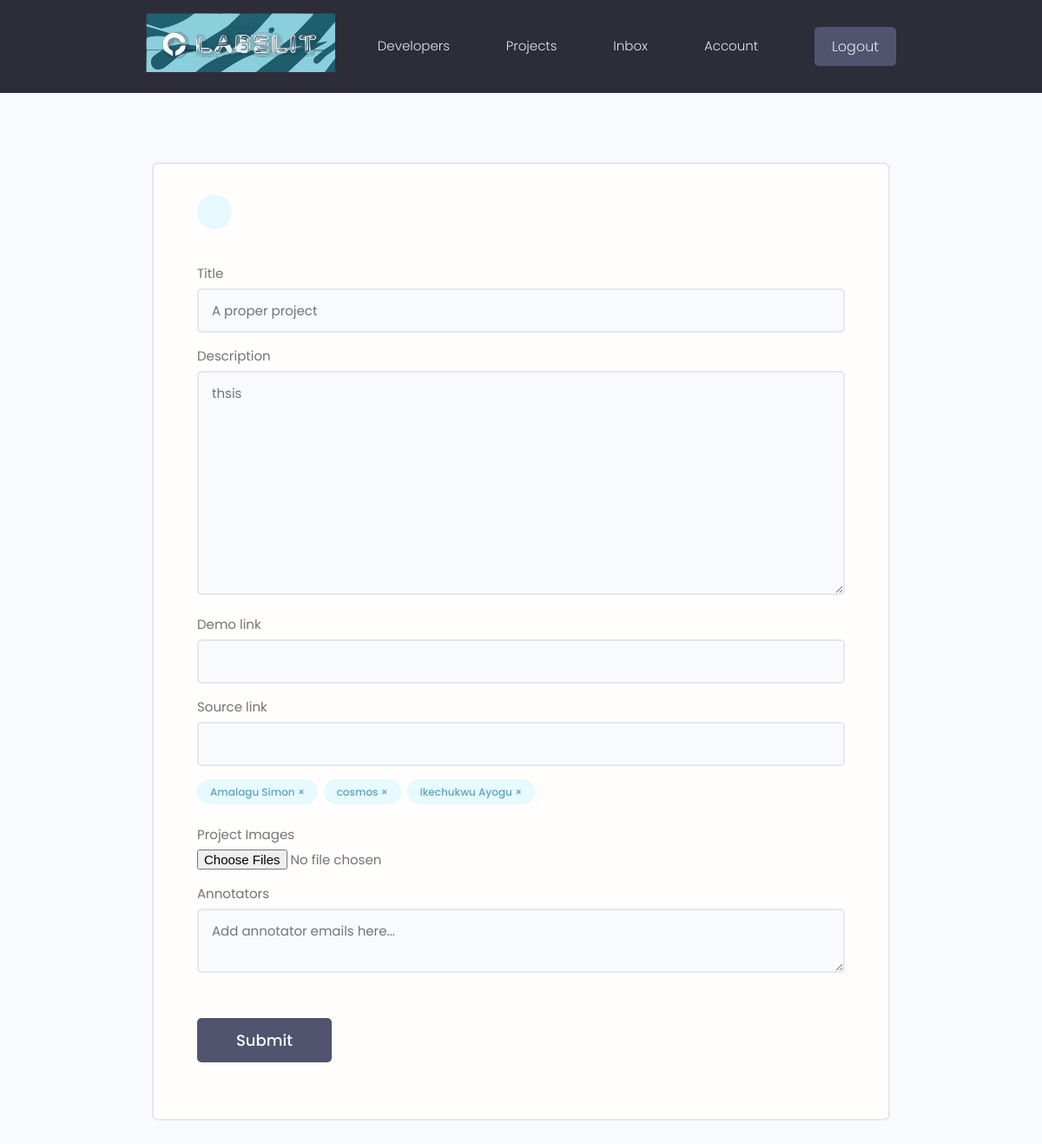
/update-project/f101a6e3cd264b71a29290ec93d46671/ (signed in), run on the app's committed database.
### label/models.py (models this page shows, shortened)
class Project(models.Model):
    manager = models.ForeignKey(
        Profile, null=True, blank=True, on_delete=models.CASCADE )
    title = models.CharField(max_length=200)
    description = models.TextField(null=True, blank=True)
    annotators = models.ManyToManyField(Profile, blank=True, related_name='annotationprojects')
    project_display_picture = models.ImageField(
        null=True, blank=True, upload_to='project_display_picture/', default="project_display_picture/default.jpg")
    featured_image = models.ManyToManyField(ImageSample, blank=True, related_name='parentprojects', default = 'default.jpg')
    demo_link = models.CharField(max_length=2000, null=True, blank=True)
    source_link = models.CharField(max_length=2000, null=True, blank=True)
    created = models.DateTimeField(auto_now_add=True)
    id = models.UUIDField(default=uuid.uuid4, unique=True,
                          primary_key=True, editable=False)
    class Meta:
        ordering = [ '-created', 'title']
    """@property
    def imageURL(self):
        try:
            url = self.featured_image.url
        except:
            url = ''
        return url"""

### users/models.py (models this page shows, shortened)
class Profile(models.Model):
    user = models.OneToOneField(
        User, on_delete=models.CASCADE, null=True, blank=True)
    name = models.CharField(max_length=200, blank=True, null=True)
    email = models.EmailField(max_length=500, blank=True, null=True)
    username = models.CharField(max_length=200, blank=True, null=True)
    location = models.CharField(max_length=200, blank=True, null=True)
    short_intro = models.CharField(max_length=200, blank=True, null=True)
    bio = models.TextField(blank=True, null=True)
    profile_image = models.ImageField(
        null=True, blank=True, upload_to='images/', default="images/Devsearch_Profile.jpg")
    created = models.DateTimeField(auto_now_add=True)
    id = models.UUIDField(default=uuid.uuid4, unique=True,
                          primary_key=True, editable=False)
    class Meta:
        ordering = ['created']

### users/views.py (the view, shortened to what this page needs)
# urls.py: path('update-project/<str:pk>/', views.updateProject, name="update-project"),
@login_required(login_url="login")
def updateProject(request, pk):
    profile = request.user.profile
    project = profile.project_set.get(id=pk)
    form = ProjectForm(instance=project)
    context = {'form': form, 'project': project}
    return render(request, "label/project-form.html", context)

### users/forms.py
class ProjectForm(ModelForm):
    class Meta:
        model = Project
        fields = ['title',  'description',
                  'demo_link', 'source_link']
        widgets = {
            'annotators': forms.CheckboxSelectMultiple(),
        }
    def __init__(self, *args, **kwargs):
        super(ProjectForm, self).__init__(*args, **kwargs)
        for name, field in self.fields.items():
            field.widget.attrs.update({'class': 'input'})

### templates/label/project-form.html (shortened to what this page needs)
<!DOCTYPE html>
{% extends "base/base.html" %}
{% block content %}
    <main class="formPage my-xl">
        <div class="content-box">
            <div class="formWrapper">
                <a class="backButton" href="#"></a>
                <br>
                <form class="form" method="POST" enctype="multipart/form-data">
                    {% for field in form %}
                    <div class="form__field">
                        <label for="formInput#text">{{field.label}}</label>
                        {{field}}
                    </div>
                    {% endfor %}
                    <div class="form__field">
                        {% for annotator in project.annotators.all %}
                        <div class="project-tag tag tag--pill tag--main" data-tag="{{annotator.id}}"
                            data-project="{{project.id}}">{{annotator.name}} &#215;</div>
                        {% endfor %}
                    </div>
                    <div class="form__field">
                        <label for="formInput#image">Project Images</label>
                        <input  type="file" multiple class="input" name="images" >
                    </div>
                    <div class="form__field">
                        <label for="formInput#text">Annotators</label>
                        <textarea class="input" name="annotators" placeholder="Add annotator emails here..."></textarea>
                    </div>
                    <input class="btn btn--sub btn--lg  my-md" type="submit" value="Submit" />
                </form>
            </div>
        </div>
    </main>
{% endblock %}

### static/styles/app.css (style rules this page uses)
:root { --color-sub: #2d2d39; }
.btn--sub { background-color: var(--color-sub-light); }
.content-box { width: 95%; max-width: 85rem; margin: 0 auto; }
.backButton { background: var(--color-main-light); color: var(--color-main); width: 4rem; height: 4rem; display: flex; align-items: center; justify-content: center; border-radius: 50%; }
.formPage .formWrapper { list-style: none; background: var(--color-white); padding: 3.5rem 5rem; border: 2px solid var(--color-light); border-radius: 0.7rem; }

### static/uikit/styles/modules/_variables.css (style rules this page uses)
:root { --color-main: #5aa5b9; --color-main-light: #e6faff; --color-sub: #3f4156; --color-sub-light: #51546e; --color-sub-lighter: #ededfd; --color-text: #737373; --color-gray: #8b8b8b; --color-light: #e5e7eb; --color-light-gray: #767676; --color-bg: #f8fafd; --color-white: #fffefd; --color-white-light: #f3f3f3; --color-success: #359e64; --color-success-bg: #def8e8; --color-error: #fc4b0b; --color-error-bg: #fff2ee; --font-base: 'Poppins', arial, helvetica, 'Segoe UI', roboto, ubuntu, sans-serif; --font-monospace: 'Fira Code', 'Courier New', courier, monospace; --font-regular: 300; --font-medium: 500; --font-bold: 700; --generic-shadow: 1px 1px 5px #00000010; --generic-transition: all 0.3s ease-in-out; }

### static/uikit/styles/modules/_base.css (style rules this page uses)
* { margin: 0; padding: 0; box-sizing: border-box; text-rendering: optimizeLegibility; color: inherit; font-size: inherit; }
html { font-size: 50%; }
@media only screen and (min-width: 480px) { html { font-size: 56.25%; } }
@media only screen and (min-width: 1200px) { html { font-size: 62.5%; } }
body { line-height: 1.6; font-weight: 400; font-size: 1.5rem; color: var(--color-text); background-color: var(--color-bg); min-height: 100vh; }

### static/uikit/styles/modules/_typography.css (style rules this page uses)
* { font-family: var(--font-base); }
a { padding-bottom: 2px; text-decoration: none; display: inline-block; color: var(--color-main); font-weight: var(--font-medium); }

### static/uikit/styles/modules/_utilities.css (style rules this page uses)
.my-md { margin: 3rem auto; }
.my-xl { margin: 8rem auto; }

### static/uikit/styles/modules/_button.css (style rules this page uses)
.btn { display: inline-block; position: relative; cursor: pointer; background-color: var(--color-light); font-weight: var(--font-medium); color: var(--color-sub); text-decoration: none; padding: 1rem 2rem; border-radius: 0.5rem; border: none; width: -webkit-fit-content; width: -moz-fit-content; width: fit-content; height: -webkit-fit-content; height: -moz-fit-content; height: fit-content; font-size: 1.6rem; outline-width: 0; outline-color: transparent; -webkit-backface-visibility: hidden; backface-visibility: hidden; transition: all 0.3s ease-in-out; }
.btn--sub { background-color: var(--color-sub); color: var(--color-white); }
.btn--lg { font-size: 1.8rem; padding: 1.2rem 4.5rem; }

### static/uikit/styles/modules/_form.css (style rules this page uses)
.form { display: block; }
.form__field { margin-top: 1.5rem; margin-bottom: 1.5rem; }
.form__label, .form__field > label { display: block; margin-bottom: 0.5rem; color: var(--color-text); }
input.input[type='text'], input.input[type='email'], input.input[type='password'], input.input[type='number'], textarea.input { min-width: 24rem; width: 100%; padding: 1.2rem 1.5rem; border-radius: 0.5rem; border: 2px solid var(--color-light); transition: all 0.3s ease-in-out; background-color: var(--color-bg); }

### static/uikit/styles/modules/_tag.css (style rules this page uses)
.tag { display: inline-flex; align-items: center; background-color: var(--color-sub); height: -webkit-fit-content; height: -moz-fit-content; height: fit-content; width: -webkit-fit-content; width: -moz-fit-content; width: fit-content; border-radius: 0.5rem; padding: 0.5rem 1.5rem; font-size: 1.2rem; cursor: pointer; }
.tag:not(:last-child) { margin-right: 0.25rem; margin-bottom: 0.75rem; }
.tag--pill { border-radius: 5rem; }
.tag--main, .tag--main > small { background: var(--color-main-light); color: var(--color-main); font-weight: 500; }

### data on the page
Project: form "A proper project" "thsis"
Profile: name "Amalagu Simon"
Profile: name "cosmos"
Profile: name "Ikechukwu Ayogu"

### other printed values
{{ field.label }} "Title" "Description" "Demo link" "Source link"
